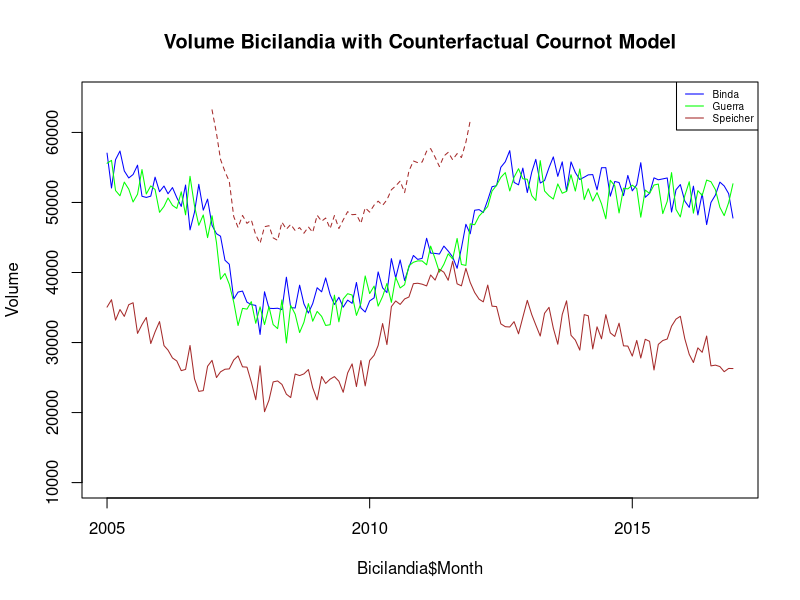
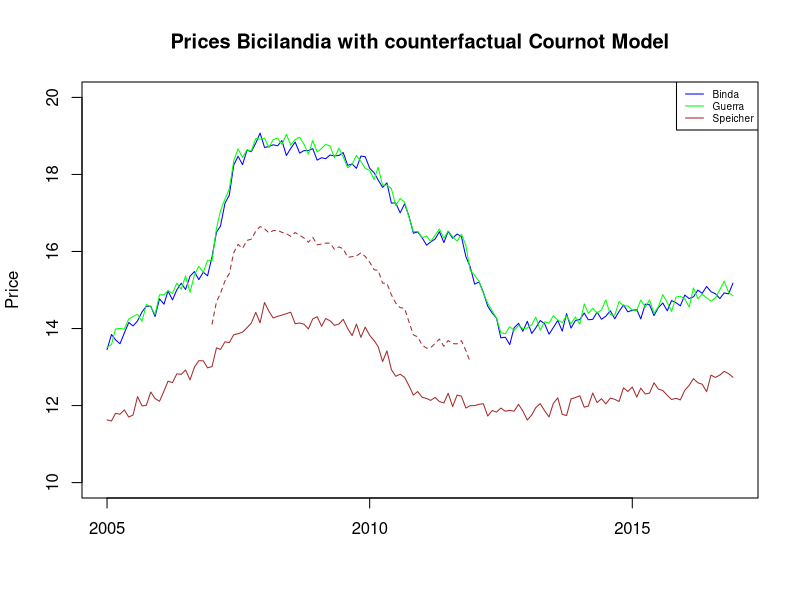

Here is the R script that generated these plots, in order:
############################################
## Récupération des paramètres de demande ##
## en situation de monopole    #############
##
###################################
## Import des données #############
library(readxl)
library(lubridate)
library(plyr)


setwd("C:/Users/Bertrand/Documents/Competition_Policy_Cases/Codes/Codes")


# Import des données
Bicilandia <- read_excel("Damages.xls",
                         sheet="Bicilandia")
Bicilandia$Month = ymd(Bicilandia$Month)

Flandria <- read_excel("Damages.xls",
                       sheet="Flandria")
Flandria$Month <- ymd(Flandria$Month)

## Fin de l'import des données ########
#######################################
## Création des variables de volume ###
##
##
Bicilandia$Binda_Volume <- Bicilandia$Binda_Turnover / Bicilandia$Binda_Price
Bicilandia$Guerra_Volume <- Bicilandia$Guerra_Turnover/ Bicilandia$Guerra_Price
Bicilandia$Speicher_Volume <- Bicilandia$Speicher_Turnover / Bicilandia$Speicher_Price
##
Bicilandia$Cartel_Price <- (Bicilandia$Binda_Price + Bicilandia$Guerra_Price)/2
Bicilandia$Cartel_Cost <- (Bicilandia$Binda_Cost + Bicilandia$Guerra_Cost)/2
Bicilandia$Cartel_Volume <- (Bicilandia$Binda_Volume + Bicilandia$Guerra_Volume)/2
Bicilandia$asurb <- 2*Bicilandia$Cartel_Price - Bicilandia$Cartel_Cost
##
Bicilandia$Cartel_cf_Cournot_Price <- Bicilandia$asurb/3 + 2/3*Bicilandia$Cartel_Cost

Collusion <- Bicilandia
Collusion <- subset(Collusion, Month < ymd("2012-01-01"))
Collusion <- subset(Collusion, Month > ymd("2006-12-01"))
Collusion$Cartel_cf_Cournot_Price <- Collusion$asurb/3 + 2/3*Collusion$Cartel_Cost
Collusion$Cartel_cf_Cournot_Volume <- 4/3*Collusion$Cartel_Volume
##
plot(Bicilandia$Month, Bicilandia$Binda_Volume , type = "l" , col = "Blue", ylab = "Volume", mar = c(0,0,0,0), main = "Volume Bicilandia with Counterfactual Cournot Model", ylim = c(10000,65000))
lines(Bicilandia$Month, Bicilandia$Guerra_Volume, type = "l", col = "Green")
lines(Bicilandia$Month, Bicilandia$Speicher_Volume, type = "l", col = "Brown")
##
legend("topright", legend=c("Binda", "Guerra","Speicher"),
       col=c("Blue","Green","Brown"),lty = 1, cex=0.6)
lines(Collusion$Month,Collusion$Cartel_cf_Cournot_Volume, col = "brown", lty = 2)
##
plot(Bicilandia$Month, Bicilandia$Binda_Price , type = "l" , col = "Blue",ylim = c(10,20), ylab = "Price", xlab = "", oma = c(0,0,0,0), main = "Prices Bicilandia with counterfactual Cournot Model")
lines(Bicilandia$Month, Bicilandia$Guerra_Price, type = "l", col = "Green")
lines(Bicilandia$Month, Bicilandia$Speicher_Price, type = "l", col = "Brown")
##
legend("topright", legend=c("Binda", "Guerra","Speicher"),
       col=c("Blue","Green","Brown"),lty = 1, cex=0.6)
lines(Collusion$Month,Collusion$Cartel_cf_Cournot_Price, col = "brown", lty = 2)
